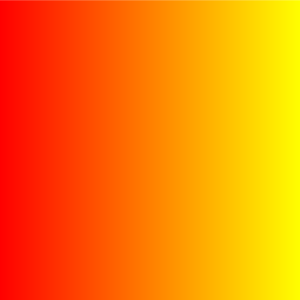
Frame 1 (no input)
Frame 60 (the mouse pressed at the canvas centre just before this capture): identical to frame 1, image omitted
Frame 120 (the mouse held since frame 60 and released just before this capture): identical to frame 1, image omitted

The Processing sketch that drew this single still picture (run headless with seeded random() and noise(); from frame 60 on, the mouse is pressed at the canvas centre):

// Processing sketch: color_gradation3
// ── color_gradation3.pde
void setup() {
  size(300,300);
}

void draw() {
  background(255);
  color from = color(255,0,0);
  color to = color(255,255,0);
  for (int i=0; i<width; i++) {
    float amt = map(i,0,width,0.0,1.0);
    color inter = lerpColor(from,to,amt);
    stroke(inter);
    line(i,0,i,height);
  }
}
